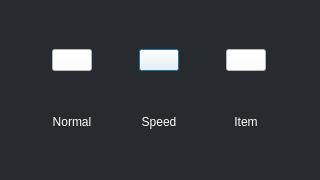
<?xml version="1.0" encoding="UTF-8"?>
<ui version="4.0">
 <class>dialog_select</class>
 <widget class="QDialog" name="dialog_select">
  <property name="geometry">
   <rect>
    <x>0</x>
    <y>0</y>
    <width>320</width>
    <height>180</height>
   </rect>
  </property>
  <property name="windowTitle">
   <string>Dialog</string>
  </property>
  <property name="styleSheet">
   <string notr="true">background-color: rgb(39, 43, 47);</string>
  </property>
  <layout class="QGridLayout" name="gridLayout">
   <item row="0" column="1">
    <widget class="QPushButton" name="speed_btn">
     <property name="sizePolicy">
      <sizepolicy hsizetype="Fixed" vsizetype="Fixed">
       <horstretch>80</horstretch>
       <verstretch>80</verstretch>
      </sizepolicy>
     </property>
     <property name="styleSheet">
      <string notr="true">QPushButton {background-color: #FFFFFF;}</string>
     </property>
     <property name="text">
      <string/>
     </property>
     <property name="icon">
      <iconset resource="resource.qrc">
       <normaloff>:/block/speed.ico</normaloff>:/block/speed.ico</iconset>
     </property>
     <property name="iconSize">
      <size>
       <width>64</width>
       <height>64</height>
      </size>
     </property>
    </widget>
   </item>
   <item row="1" column="2">
    <widget class="QLabel" name="label_3">
     <property name="sizePolicy">
      <sizepolicy hsizetype="Preferred" vsizetype="Maximum">
       <horstretch>0</horstretch>
       <verstretch>0</verstretch>
      </sizepolicy>
     </property>
     <property name="text">
      <string>&lt;font color='white'&gt;Item</string>
     </property>
     <property name="alignment">
      <set>Qt::AlignCenter</set>
     </property>
    </widget>
   </item>
   <item row="1" column="0">
    <widget class="QLabel" name="label">
     <property name="sizePolicy">
      <sizepolicy hsizetype="Preferred" vsizetype="Maximum">
       <horstretch>0</horstretch>
       <verstretch>0</verstretch>
      </sizepolicy>
     </property>
     <property name="text">
      <string>&lt;font color='white'&gt;Normal</string>
     </property>
     <property name="alignment">
      <set>Qt::AlignCenter</set>
     </property>
    </widget>
   </item>
   <item row="0" column="2">
    <widget class="QPushButton" name="item_btn">
     <property name="sizePolicy">
      <sizepolicy hsizetype="Fixed" vsizetype="Fixed">
       <horstretch>80</horstretch>
       <verstretch>80</verstretch>
      </sizepolicy>
     </property>
     <property name="styleSheet">
      <string notr="true">QPushButton {background-color: #FFFFFF;}</string>
     </property>
     <property name="text">
      <string/>
     </property>
     <property name="icon">
      <iconset resource="resource.qrc">
       <normaloff>:/block/item.ico</normaloff>:/block/item.ico</iconset>
     </property>
     <property name="iconSize">
      <size>
       <width>64</width>
       <height>64</height>
      </size>
     </property>
    </widget>
   </item>
   <item row="0" column="0">
    <widget class="QPushButton" name="normal_btn">
     <property name="sizePolicy">
      <sizepolicy hsizetype="Fixed" vsizetype="Fixed">
       <horstretch>80</horstretch>
       <verstretch>80</verstretch>
      </sizepolicy>
     </property>
     <property name="styleSheet">
      <string notr="true">QPushButton {background-color: #FFFFFF;}</string>
     </property>
     <property name="text">
      <string/>
     </property>
     <property name="icon">
      <iconset resource="resource.qrc">
       <normaloff>:/block/juegos_tetris-512.png</normaloff>:/block/juegos_tetris-512.png</iconset>
     </property>
     <property name="iconSize">
      <size>
       <width>64</width>
       <height>64</height>
      </size>
     </property>
    </widget>
   </item>
   <item row="1" column="1">
    <widget class="QLabel" name="label_2">
     <property name="sizePolicy">
      <sizepolicy hsizetype="Preferred" vsizetype="Maximum">
       <horstretch>0</horstretch>
       <verstretch>0</verstretch>
      </sizepolicy>
     </property>
     <property name="text">
      <string>&lt;font color='white'&gt;Speed</string>
     </property>
     <property name="alignment">
      <set>Qt::AlignCenter</set>
     </property>
    </widget>
   </item>
  </layout>
 </widget>
 <resources>
  <include location="resource.qrc"/>
 </resources>
 <connections/>
</ui>
